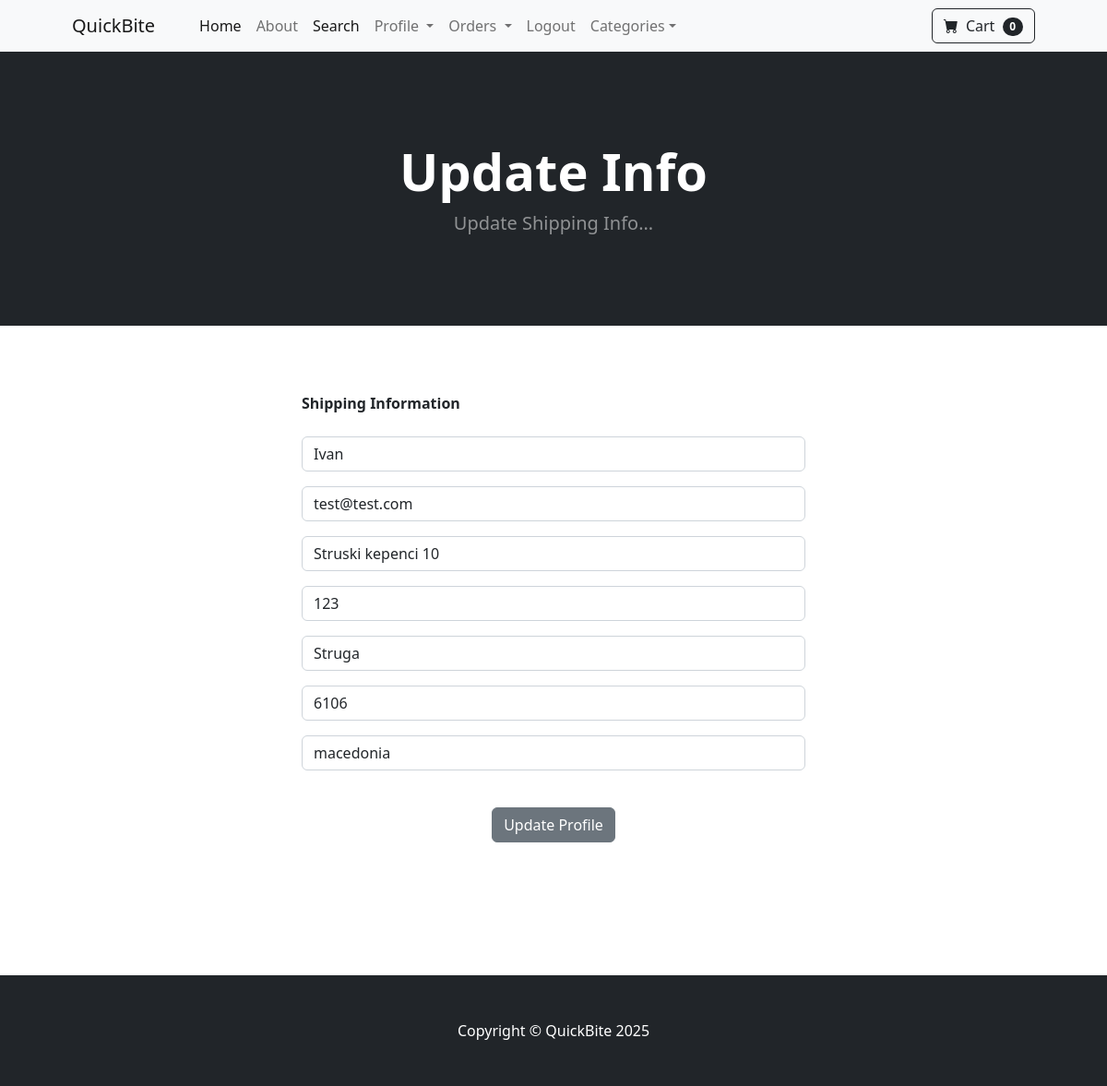
/update_info/ (signed in), run on the app's committed database.
### payment/models.py (models this page shows, shortened)
class ShippingAddress(models.Model):
    user = models.ForeignKey(User, on_delete=models.CASCADE, null=True, blank=True)
    shipping_full_name = models.CharField(max_length=255)
    shipping_email = models.CharField(max_length=255)
    shipping_address1 = models.CharField(max_length=255)
    shipping_address2 = models.CharField(max_length=255, null=True, blank=True)
    shipping_city = models.CharField(max_length=255)
    shipping_zipcode = models.CharField(max_length=255, null=True, blank=True)
    shipping_country = models.CharField(max_length=255)
    class Meta:
        verbose_name_plural = "Shipping Address"

### Food_Order_App/views.py (the view)
# urls.py: path("update_info/" , views.update_info, name = 'update_info'),
def update_info(request):
    if request.user.is_authenticated:
        current_user = Profile.objects.get(user_id=request.user.id)
        shipping_user = ShippingAddress.objects.get(user_id=request.user.id)
        form = UserInfoForm(request.POST or None, instance=current_user)
        shipping_form = ShippingForm(request.POST or None, instance=shipping_user)
        if form.is_valid() or shipping_form.is_valid():
            form.save()
            shipping_form.save()
            messages.success(request, "Your Info Has Been Updated")
            return redirect('home')
        return render(request, "update_info.html", {'form':form, 'shipping_form':shipping_form})
    else:
        messages.success(request, "You Must be Logged in to Access This Page")
        return redirect('home')

### Food_Order_App/forms.py
class UserInfoForm(forms.ModelForm):
    phone = forms.CharField(label="", widget=forms.TextInput(attrs={'class':'form-control', 'placeholder':'Phone'}), required=False)
    address1 = forms.CharField(label="", widget=forms.TextInput(attrs={'class':'form-control', 'placeholder':'Address 1'}), required=False)
    address2 = forms.CharField(label="", widget=forms.TextInput(attrs={'class':'form-control', 'placeholder':'Address 2'}), required=False)
    city = forms.CharField(label="", widget=forms.TextInput(attrs={'class':'form-control', 'placeholder':'City'}), required=False)
    zipcode = forms.CharField(label="", widget=forms.TextInput(attrs={'class':'form-control', 'placeholder':'Zipcode'}), required=False)
    country = forms.CharField(label="", widget=forms.TextInput(attrs={'class':'form-control', 'placeholder':'Country'}), required=False)
    class Meta:
        model = Profile
        fields = ('phone', 'address1', 'address2', 'city', 'zipcode', 'country')

### cart/cart.py (called while the page is built)
    def __len__(self):
        return len(self.cart)

### cart/context_proccesors.py (called while the page is built)
def cart(request):
    return {'cart':Cart(request)}

### Food_Order_App/templates/update_info.html (shortened to what this page needs)
{% extends 'base.html' %}
{% block content %}
<header class="bg-dark py-5">
            <div class="container px-4 px-lg-5 my-5">
                <div class="text-center text-white">
                    <h1 class="display-4 fw-bolder">Update Info</h1>
                    <p class="lead fw-normal text-white-50 mb-0">Update Shipping Info...</p>
                </div>
            </div>
</header>
<br>
<br>
<br>
<div class="container">
    <div class="row">
            <div class="col-md-6 offset-md-3">
<form method="POST" action="{% url 'update_info' %}">
    <strong>Shipping Information</strong>
    <br><br>
    {{ shipping_form.as_p }}
    <br>
    <div style="text-align: center;">
        <button type="submit" class="btn btn-secondary">Update Profile</button>
    </div>
</form>
<br> <br>
        </div>
    </div>
</div>
<br>
<br>
<br>
<br>
{% endblock %}

### data on the page
ShippingAddress: shipping_full_name "Ivan", shipping_email "test@test.com", shipping_address1 "Struski kepenci 10", shipping_address2 "123", shipping_city "Struga", shipping_zipcode "6106", shipping_country "macedonia"

### other printed values
{{ cart|length }} "0"
